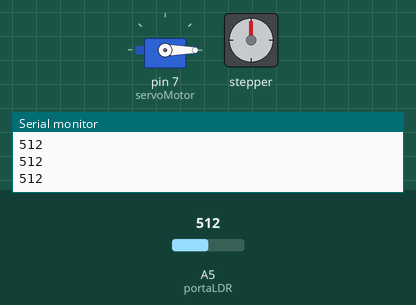
This sketch was run on a simulated Arduino Uno, built with avr-gcc and run on an emulated ATmega328P. On the bench: servo, stepper motor, the last lines printed to the serial monitor. Inputs (shaded band) come from the test bench; at power-on: A5 (portaLDR) = 512. Stepper angles assume 500 steps per turn.

Above: at 1.2 s.
1.3 s: A5 (portaLDR) set to 889
3.0 s: A5 (portaLDR) set to 908
At 4.6 s:
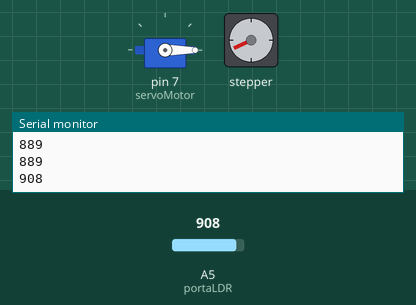
At 6.5 s:
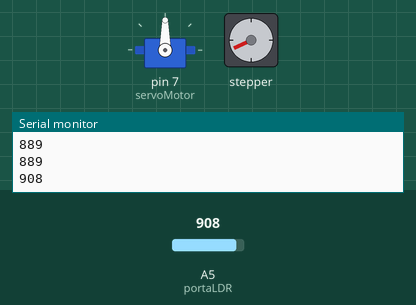
Timing chart, 0 to 17.3 s (numbered marks = the images above; inputs shaded):
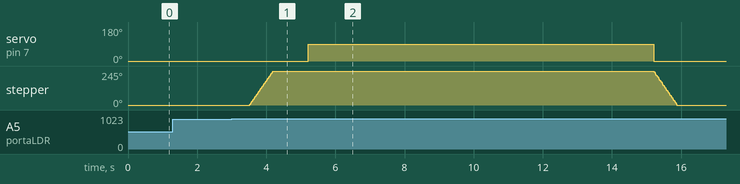

Measured:
- the behaviour switches between 899 and 900 on A5 (portaLDR) (found by bisection; images 0 and 1)
- after the input at 3.0 s, servo on pin 7 (servoMotor): 0° → 90° after 2.2 s, → 0° 10.0 s later; stepper: turns 245° clockwise in 0.69 s, then 245° counter-clockwise in 0.67 s

The sketch:

ratimbum_evento2.ino
```cpp
#include <Stepper.h>
#include <Servo.h>

Servo servoMotor;
const int stepsPerRevolution = 500;
const int portaLDR = A5;

Stepper myStepper(stepsPerRevolution, 8,10,9,11);

boolean waitForSecondEvent = true;

void setup(){

  Serial.begin(9600);
  myStepper.setSpeed(60);
  servoMotor.attach(7);
  servoMotor.write(0);

}

void loop(){

  if(waitForSecondEvent) secondEventTrigger();
  delay(50);

}

int verificaLuz(){

  Serial.println(analogRead(portaLDR));
  return analogRead(portaLDR);

}

void secondEventTrigger(){

  if(verificaLuz() < 900) return;

  waitForSecondEvent = false;

  delay(500);

  myStepper.step(341); // ~60º sentido anti-horário (ABAIXA A PONTE).

  delay(1000);

  servoMotor.write(90);

  delay(10000);

  // Volta servo e stepper ao normal depois de 10 segundos.
  servoMotor.write(0);
  myStepper.step(-341);

}
```
